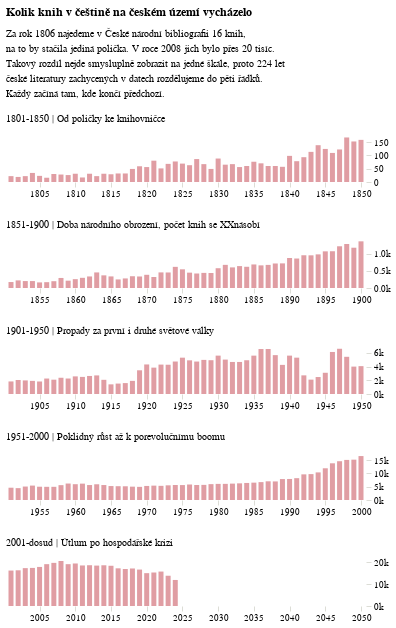

The notebook cell this image was saved under:
### Code cell
hezci_verze = alt.Chart(alt_friendly(
    do_grafu.filter(pl.col('variable') == 'všechny publikace').filter(pl.col('rok') >= 1801).with_columns(
        pl.when(pl.col('rok').is_between(
            1801,1850
        )).then(pl.lit(
            "1801-1850 | Od poličky ke knihovničce"
        )).when(pl.col('rok').is_between(
            1851,1900
        )).then(pl.lit(
            "1851-1900 | Doba národního obrození, počet knih se XXnásobí"
        )).when(pl.col('rok').is_between(
            1901,1950
        )).then(pl.lit(
            "1901-1950 | Propady za první i druhé světové války"
        )).when(pl.col('rok').is_between(
            1951,2000
        )).then(pl.lit(
            "1951-2000 | Poklidný růst až k porevolučnímu boomu"
        )).when(pl.col('rok').is_between(
            2001,2050
        )).then(pl.lit(
            "2001-dosud | Útlum po hospodářské krizi")).alias("kdy")
    )),
          title=alt.Title("Kolik knih v češtině na českém území vycházelo", 
                          subtitle=["Za rok 1806 najedeme v České národní bibliografii 16 knih,",
                                    "na to by stačila jediná polička. V roce 2008 jich bylo přes 20 tisíc.",
                                    "Takový rozdíl nejde smysluplně zobrazit na jedné škále, proto 224 let",
                                    "české literatury zachycených v datech rozdělujeme do pěti řádků.",
                                    "Každý začíná tam, kde končí předchozí."]
                         ),
          width=kredity['sirka'],
          height=kredity['vyska_nizkych'] * 0.8
).mark_bar(color='#E09DA3').encode(
    alt.X("rok:T", title=None),
    alt.Y("value", title=None, axis=alt.Axis(tickCount=3, orient="right", format="s")),
    alt.Row("kdy:N", title=None, header=alt.Header(
        labelOrient="top", labelAlign="left", labelAnchor="start", labelFont="Asap"
    ))
).resolve_scale(y="independent",x="independent").resolve_axis(x="independent").configure_view(stroke='transparent').configure_axis(grid=False, domain=True)

hezci_verze

### Figure 1 — Vega-Lite specification as saved in the notebook (floating-point values rounded to 4 significant figures; data arrays with more than 128 entries replaced by an {"elided": "..."} marker saying what was removed)
{"config": {"title": {"font": "Noticia Text", "fontSize": 12, "anchor": "start", "lineHeight": 19, "fontWeight": "bolder", "subtitleFont": "Noticia Text", "subtitleFontSize": 10, "subtitleLineHeight": 15, "subtitlePadding": 10, "dy": -10}, "axis": {"labelFont": "Asap", "titleFont": "Asap", "fontWeight": "lighter", "titleFontWeight": "lighter", "labelFontSize": 9, "titleFontSize": 9, "labelPadding": 2, "titlePadding": 9, "domainOpacity": 0, "tickColor": "#DCDDD6", "domain": true, "grid": false}, "legend": {"labelFont": "Asap", "labelFontWeight": "normal", "titleFont": "Asap", "titleFontWeight": "normal", "labelFontSize": 9, "titleFontSize": 9}, "view": {"stroke": "transparent"}}, "data": {"name": "data-895c883b0cf73a8561d623e1f671b5d5"}, "mark": {"type": "bar", "color": "#E09DA3"}, "encoding": {"row": {"field": "kdy", "header": {"labelAlign": "left", "labelAnchor": "start", "labelFont": "Asap", "labelOrient": "top"}, "title": null, "type": "nominal"}, "x": {"field": "rok", "title": null, "type": "temporal"}, "y": {"axis": {"format": "s", "orient": "right", "tickCount": 3}, "field": "value", "title": null, "type": "quantitative"}}, "height": 48.0, "resolve": {"axis": {"x": "independent"}, "scale": {"x": "independent", "y": "independent"}}, "title": {"text": "Kolik knih v češtině na českém území vycházelo", "subtitle": ["Za rok 1806 najedeme v České národní bibliografii 16 knih,", "na to by stačila jediná polička. V roce 2008 jich bylo přes 20 tisíc.", "Takový rozdíl nejde smysluplně zobrazit na jedné škále, proto 224 let", "české literatury zachycených v datech rozdělujeme do pěti řádků.", "Každý začíná tam, kde končí předchozí."]}, "width": 360, "$schema": "https://vega.github.io/schema/vega-lite/v5.8.0.json", "datasets": {"data-895c883b0cf73a8561d623e1f671b5d5": {"elided": "251 records"}}}
